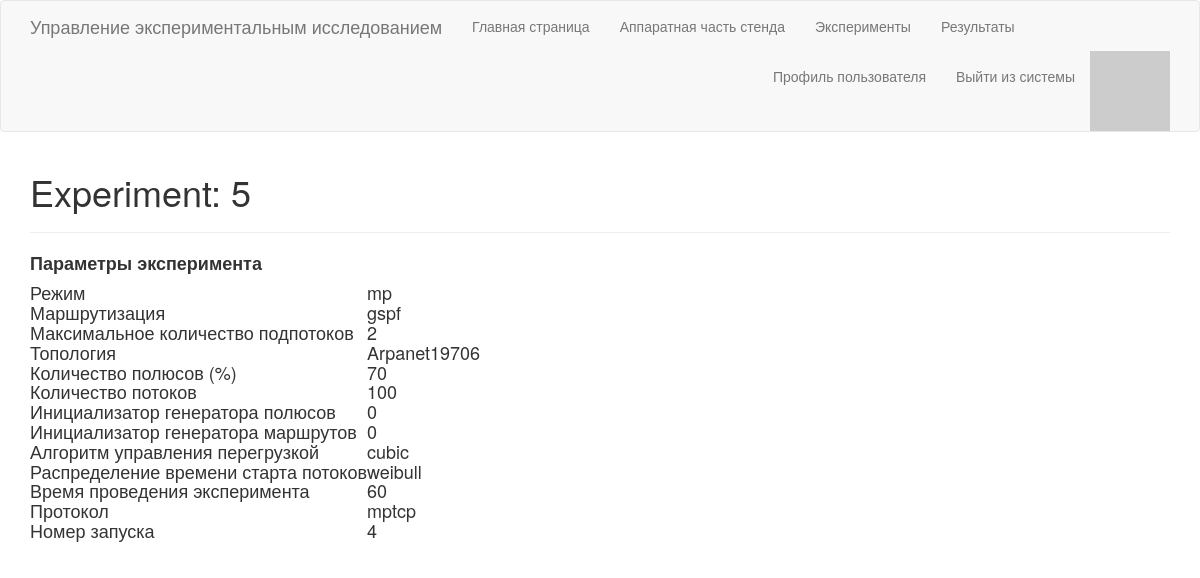
Page /experiment/5 (signed in) on the committed database.
### app/experiment/ExperimentModel.py (models this page shows, shortened)
class Experiment(db.Model):
    id = db.Column(db.Integer, primary_key=True)
    mode = db.Column(db.String(10), index=True)
    model = db.Column(db.String(10), index=True)
    subflow = db.Column(db.Integer, index=True)
    topo = db.Column(db.String(20), index=True)
    poles = db.Column(db.Integer, index=True)
    flows = db.Column(db.Integer, index=True)
    poles_seed = db.Column(db.Integer, index=True)
    routes_seed = db.Column(db.Integer, index=True)
    cc = db.Column(db.String(20), index=True)
    protocol = db.Column(db.String(20), index=True)
    distribution = db.Column(db.String(20), index=True)
    time = db.Column(db.Integer, index=True)
    probe = db.Column(db.Integer, index=True)
    completed = db.Column(db.Boolean, index=True)

### app/routes.py (the view)
@app.route('/experiment/<experimentid>')
@login_required
def exp_info(experimentid):
    exp = Experiment.query.filter_by(id=experimentid).first_or_404()
    return render_template('experiment.html', experiment=exp)

### app/models.py (called while the page is built)
@login.user_loader
def load_user(id):
    return User.query.get(int(id))

    def avatar(self, size):
        digest = md5(self.email.lower().encode('utf-8')).hexdigest()
        return 'https://www.gravatar.com/avatar/{}?d=identicon&s={}'.format(
                        digest, size)

### app/routes.py (called while the page is built)
@app.before_request
def before_request():
    if current_user.is_authenticated:
        current_user.last_seen = datetime.utcnow()
        db.session.commit()

### app/templates/experiment.html
{% extends "base.html" %}
{% block app_content %}
    <h1>Experiment: {{ experiment.id }}</h1>
    <hr>
    <h4>
    <p><b>Параметры эксперимента</b></p>
    <table>
    <tr> <td>Режим </td> <td>{{ experiment.mode }}</td> </tr>
    <tr> <td>Маршрутизация </td> <td>{{ experiment.model }}</td> </tr>
    <tr> <td>Максимальное количество подпотоков </td> <td>{{ experiment.subflow }}</td> </tr>
    <tr> <td>Топология </td> <td>{{ experiment.topo }}</td> </tr>
    <tr> <td>Количество полюсов (%)</td> <td>{{ experiment.poles }}</td> </tr>
    <tr> <td>Количество потоков </td> <td>{{ experiment.flows }}</td> </tr>
    <tr> <td>Инициализатор генератора полюсов </td> <td>{{ experiment.poles_seed }}</td> </tr>
    <tr> <td>Инициализатор генератора маршрутов </td> <td>{{ experiment.routes_seed }}</td> </tr>
    <tr> <td>Алгоритм управления перегрузкой </td> <td>{{ experiment.cc }}</td> </tr>
    <tr> <td>Распределение времени старта потоков </td> <td>{{ experiment.distribution }}</td> </tr>
    <tr> <td>Время проведения эксперимента </td> <td>{{ experiment.time }}</td> </tr>
    <tr> <td>Протокол </td> <td>{{ experiment.protocol }}</td> </tr>
    <tr> <td>Номер запуска </td> <td>{{ experiment.probe }}</td> </tr>
    </table>
{% endblock %}

### rows in the picture
Experiment: id "5", mode "mp", model "gspf", subflow "2", topo "Arpanet19706", poles "70", flows "100", poles_seed "0", routes_seed "0", cc "cubic", distribution "weibull", time "60", protocol "mptcp", probe "4"
